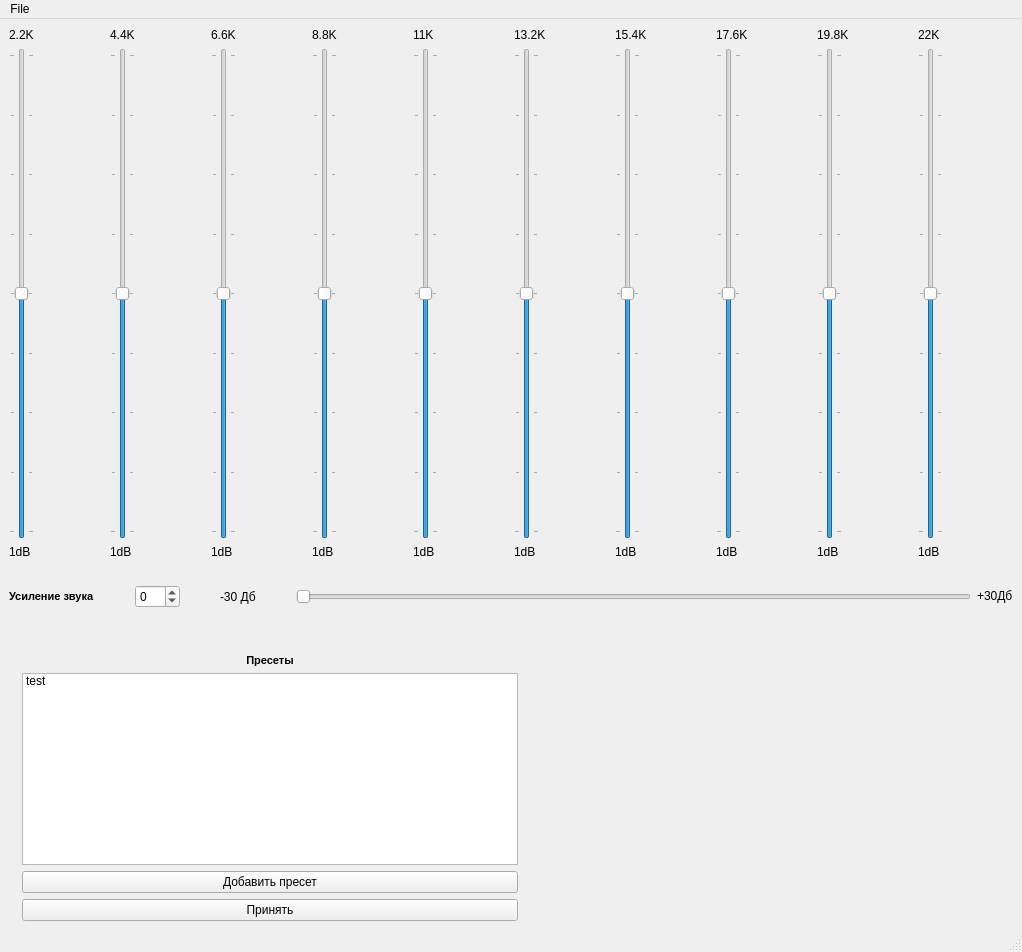
<?xml version="1.0" encoding="UTF-8"?>
<ui version="4.0">
 <class>MainWindow</class>
 <widget class="QMainWindow" name="MainWindow">
  <property name="geometry">
   <rect>
    <x>0</x>
    <y>0</y>
    <width>1022</width>
    <height>952</height>
   </rect>
  </property>
  <property name="minimumSize">
   <size>
    <width>900</width>
    <height>600</height>
   </size>
  </property>
  <property name="windowTitle">
   <string>PyLizer</string>
  </property>
  <widget class="QWidget" name="centralwidget">
   <layout class="QVBoxLayout" name="verticalLayout_16">
    <item>
     <layout class="QHBoxLayout" name="horizontalLayout_2">
      <item>
       <layout class="QVBoxLayout" name="verticalLayout">
        <item>
         <widget class="QLabel" name="label">
          <property name="text">
           <string>2.2K</string>
          </property>
         </widget>
        </item>
        <item>
         <widget class="QSlider" name="slider_1">
          <property name="maximum">
           <number>8</number>
          </property>
          <property name="pageStep">
           <number>1</number>
          </property>
          <property name="value">
           <number>4</number>
          </property>
          <property name="orientation">
           <enum>Qt::Vertical</enum>
          </property>
          <property name="tickPosition">
           <enum>QSlider::TicksBothSides</enum>
          </property>
         </widget>
        </item>
        <item>
         <widget class="QLabel" name="slider_1_label">
          <property name="text">
           <string>1dB</string>
          </property>
         </widget>
        </item>
       </layout>
      </item>
      <item>
       <layout class="QVBoxLayout" name="verticalLayout_2">
        <item>
         <widget class="QLabel" name="label_2">
          <property name="text">
           <string>4.4K</string>
          </property>
         </widget>
        </item>
        <item>
         <widget class="QSlider" name="slider_2">
          <property name="maximum">
           <number>8</number>
          </property>
          <property name="pageStep">
           <number>1</number>
          </property>
          <property name="value">
           <number>4</number>
          </property>
          <property name="orientation">
           <enum>Qt::Vertical</enum>
          </property>
          <property name="tickPosition">
           <enum>QSlider::TicksBothSides</enum>
          </property>
         </widget>
        </item>
        <item>
         <widget class="QLabel" name="slider_2_label">
          <property name="text">
           <string>1dB</string>
          </property>
         </widget>
        </item>
       </layout>
      </item>
      <item>
       <layout class="QVBoxLayout" name="verticalLayout_5">
        <item>
         <widget class="QLabel" name="label_3">
          <property name="text">
           <string>6.6K</string>
          </property>
         </widget>
        </item>
        <item>
         <widget class="QSlider" name="slider_3">
          <property name="maximum">
           <number>8</number>
          </property>
          <property name="pageStep">
           <number>1</number>
          </property>
          <property name="value">
           <number>4</number>
          </property>
          <property name="orientation">
           <enum>Qt::Vertical</enum>
          </property>
          <property name="tickPosition">
           <enum>QSlider::TicksBothSides</enum>
          </property>
         </widget>
        </item>
        <item>
         <widget class="QLabel" name="slider_3_label">
          <property name="text">
           <string>1dB</string>
          </property>
         </widget>
        </item>
       </layout>
      </item>
      <item>
       <layout class="QVBoxLayout" name="verticalLayout_6">
        <item>
         <widget class="QLabel" name="label_4">
          <property name="text">
           <string>8.8K</string>
          </property>
         </widget>
        </item>
        <item>
         <widget class="QSlider" name="slider_4">
          <property name="autoFillBackground">
           <bool>false</bool>
          </property>
          <property name="styleSheet">
           <string notr="true">color: rgb(0, 0, 0);</string>
          </property>
          <property name="maximum">
           <number>8</number>
          </property>
          <property name="pageStep">
           <number>1</number>
          </property>
          <property name="value">
           <number>4</number>
          </property>
          <property name="orientation">
           <enum>Qt::Vertical</enum>
          </property>
          <property name="tickPosition">
           <enum>QSlider::TicksBothSides</enum>
          </property>
         </widget>
        </item>
        <item>
         <widget class="QLabel" name="slider_4_label">
          <property name="text">
           <string>1dB</string>
          </property>
         </widget>
        </item>
       </layout>
      </item>
      <item>
       <layout class="QVBoxLayout" name="verticalLayout_7">
        <item>
         <widget class="QLabel" name="label_5">
          <property name="text">
           <string>11K</string>
          </property>
         </widget>
        </item>
        <item>
         <widget class="QSlider" name="slider_5">
          <property name="maximum">
           <number>8</number>
          </property>
          <property name="pageStep">
           <number>1</number>
          </property>
          <property name="value">
           <number>4</number>
          </property>
          <property name="orientation">
           <enum>Qt::Vertical</enum>
          </property>
          <property name="tickPosition">
           <enum>QSlider::TicksBothSides</enum>
          </property>
         </widget>
        </item>
        <item>
         <widget class="QLabel" name="slider_5_label">
          <property name="text">
           <string>1dB</string>
          </property>
         </widget>
        </item>
       </layout>
      </item>
      <item>
       <layout class="QVBoxLayout" name="verticalLayout_8">
        <item>
         <widget class="QLabel" name="label_6">
          <property name="text">
           <string>13.2K</string>
          </property>
         </widget>
        </item>
        <item>
         <widget class="QSlider" name="slider_6">
          <property name="maximum">
           <number>8</number>
          </property>
          <property name="pageStep">
           <number>1</number>
          </property>
          <property name="value">
           <number>4</number>
          </property>
          <property name="orientation">
           <enum>Qt::Vertical</enum>
          </property>
          <property name="tickPosition">
           <enum>QSlider::TicksBothSides</enum>
          </property>
         </widget>
        </item>
        <item>
         <widget class="QLabel" name="slider_6_label">
          <property name="text">
           <string>1dB</string>
          </property>
         </widget>
        </item>
       </layout>
      </item>
      <item>
       <layout class="QVBoxLayout" name="verticalLayout_9">
        <item>
         <widget class="QLabel" name="label_7">
          <property name="text">
           <string>15.4K</string>
          </property>
         </widget>
        </item>
        <item>
         <widget class="QSlider" name="slider_7">
          <property name="minimumSize">
           <size>
            <width>0</width>
            <height>0</height>
           </size>
          </property>
          <property name="maximum">
           <number>8</number>
          </property>
          <property name="pageStep">
           <number>1</number>
          </property>
          <property name="value">
           <number>4</number>
          </property>
          <property name="orientation">
           <enum>Qt::Vertical</enum>
          </property>
          <property name="tickPosition">
           <enum>QSlider::TicksBothSides</enum>
          </property>
         </widget>
        </item>
        <item>
         <widget class="QLabel" name="slider_7_label">
          <property name="text">
           <string>1dB</string>
          </property>
         </widget>
        </item>
       </layout>
      </item>
      <item>
       <layout class="QVBoxLayout" name="verticalLayout_10">
        <item>
         <widget class="QLabel" name="label_8">
          <property name="text">
           <string>17.6K</string>
          </property>
         </widget>
        </item>
        <item>
         <widget class="QSlider" name="slider_8">
          <property name="maximum">
           <number>8</number>
          </property>
          <property name="pageStep">
           <number>1</number>
          </property>
          <property name="value">
           <number>4</number>
          </property>
          <property name="orientation">
           <enum>Qt::Vertical</enum>
          </property>
          <property name="tickPosition">
           <enum>QSlider::TicksBothSides</enum>
          </property>
         </widget>
        </item>
        <item>
         <widget class="QLabel" name="slider_8_label">
          <property name="text">
           <string>1dB</string>
          </property>
         </widget>
        </item>
       </layout>
      </item>
      <item>
       <layout class="QVBoxLayout" name="verticalLayout_11">
        <item>
         <widget class="QLabel" name="label_9">
          <property name="text">
           <string>19.8K</string>
          </property>
         </widget>
        </item>
        <item>
         <widget class="QSlider" name="slider_9">
          <property name="maximum">
           <number>8</number>
          </property>
          <property name="pageStep">
           <number>1</number>
          </property>
          <property name="value">
           <number>4</number>
          </property>
          <property name="orientation">
           <enum>Qt::Vertical</enum>
          </property>
          <property name="tickPosition">
           <enum>QSlider::TicksBothSides</enum>
          </property>
         </widget>
        </item>
        <item>
         <widget class="QLabel" name="slider_9_label">
          <property name="text">
           <string>1dB</string>
          </property>
         </widget>
        </item>
       </layout>
      </item>
      <item>
       <layout class="QVBoxLayout" name="verticalLayout_12">
        <item>
         <widget class="QLabel" name="label_10">
          <property name="text">
           <string>22K</string>
          </property>
         </widget>
        </item>
        <item>
         <widget class="QSlider" name="slider_10">
          <property name="maximum">
           <number>8</number>
          </property>
          <property name="pageStep">
           <number>1</number>
          </property>
          <property name="value">
           <number>4</number>
          </property>
          <property name="orientation">
           <enum>Qt::Vertical</enum>
          </property>
          <property name="tickPosition">
           <enum>QSlider::TicksBothSides</enum>
          </property>
         </widget>
        </item>
        <item>
         <widget class="QLabel" name="slider_10_label">
          <property name="text">
           <string>1dB</string>
          </property>
         </widget>
        </item>
       </layout>
      </item>
     </layout>
    </item>
    <item>
     <spacer name="verticalSpacer">
      <property name="orientation">
       <enum>Qt::Vertical</enum>
      </property>
      <property name="sizeType">
       <enum>QSizePolicy::Minimum</enum>
      </property>
      <property name="sizeHint" stdset="0">
       <size>
        <width>20</width>
        <height>20</height>
       </size>
      </property>
     </spacer>
    </item>
    <item>
     <layout class="QHBoxLayout" name="horizontalLayout_5">
      <item>
       <layout class="QHBoxLayout" name="horizontalLayout_6">
        <property name="spacing">
         <number>40</number>
        </property>
        <item>
         <widget class="QLabel" name="volume_label">
          <property name="sizePolicy">
           <sizepolicy hsizetype="Minimum" vsizetype="Preferred">
            <horstretch>0</horstretch>
            <verstretch>0</verstretch>
           </sizepolicy>
          </property>
          <property name="font">
           <font>
            <pointsize>8</pointsize>
            <weight>75</weight>
            <bold>true</bold>
           </font>
          </property>
          <property name="lineWidth">
           <number>1</number>
          </property>
          <property name="text">
           <string>Усиление звука</string>
          </property>
          <property name="scaledContents">
           <bool>true</bool>
          </property>
         </widget>
        </item>
        <item>
         <widget class="QSpinBox" name="spinBox">
          <property name="minimum">
           <number>-30</number>
          </property>
          <property name="maximum">
           <number>30</number>
          </property>
         </widget>
        </item>
        <item>
         <widget class="QLabel" name="min_db_sound">
          <property name="text">
           <string>-30 Дб</string>
          </property>
          <property name="alignment">
           <set>Qt::AlignLeading|Qt::AlignLeft|Qt::AlignVCenter</set>
          </property>
         </widget>
        </item>
        <item>
         <widget class="QSlider" name="volume_slider">
          <property name="sizePolicy">
           <sizepolicy hsizetype="Expanding" vsizetype="Fixed">
            <horstretch>0</horstretch>
            <verstretch>0</verstretch>
           </sizepolicy>
          </property>
          <property name="orientation">
           <enum>Qt::Horizontal</enum>
          </property>
          <property name="tickPosition">
           <enum>QSlider::NoTicks</enum>
          </property>
         </widget>
        </item>
       </layout>
      </item>
      <item>
       <widget class="QLabel" name="max_db_sound">
        <property name="sizePolicy">
         <sizepolicy hsizetype="Fixed" vsizetype="Fixed">
          <horstretch>0</horstretch>
          <verstretch>0</verstretch>
         </sizepolicy>
        </property>
        <property name="text">
         <string>+30Дб</string>
        </property>
       </widget>
      </item>
     </layout>
    </item>
    <item>
     <spacer name="verticalSpacer_3">
      <property name="orientation">
       <enum>Qt::Vertical</enum>
      </property>
      <property name="sizeType">
       <enum>QSizePolicy::Minimum</enum>
      </property>
      <property name="sizeHint" stdset="0">
       <size>
        <width>20</width>
        <height>40</height>
       </size>
      </property>
     </spacer>
    </item>
    <item>
     <layout class="QHBoxLayout" name="horizontalLayout_3">
      <item>
       <widget class="QLabel" name="label_11">
        <property name="text">
         <string/>
        </property>
       </widget>
      </item>
      <item>
       <layout class="QVBoxLayout" name="verticalLayout_13">
        <item>
         <layout class="QVBoxLayout" name="verticalLayout_3">
          <item>
           <layout class="QHBoxLayout" name="horizontalLayout_4">
            <item>
             <widget class="QLabel" name="presetbox_label">
              <property name="font">
               <font>
                <pointsize>8</pointsize>
                <weight>75</weight>
                <bold>true</bold>
               </font>
              </property>
              <property name="text">
               <string>Пресеты</string>
              </property>
              <property name="alignment">
               <set>Qt::AlignCenter</set>
              </property>
             </widget>
            </item>
           </layout>
          </item>
          <item>
           <layout class="QVBoxLayout" name="verticalLayout_4">
            <item>
             <widget class="QListWidget" name="presets_list">
              <property name="sizePolicy">
               <sizepolicy hsizetype="Expanding" vsizetype="Preferred">
                <horstretch>0</horstretch>
                <verstretch>0</verstretch>
               </sizepolicy>
              </property>
              <property name="minimumSize">
               <size>
                <width>100</width>
                <height>100</height>
               </size>
              </property>
              <property name="autoFillBackground">
               <bool>true</bool>
              </property>
              <property name="styleSheet">
               <string notr="true">background-image: url(:/newPrefix/x182.jpg.pagespeed.ic.3t0nB9RsUt.jpg);</string>
              </property>
              <item>
               <property name="text">
                <string>test</string>
               </property>
              </item>
             </widget>
            </item>
            <item>
             <widget class="QPushButton" name="pushButton">
              <property name="text">
               <string>Добавить пресет</string>
              </property>
             </widget>
            </item>
            <item>
             <widget class="QPushButton" name="accept_button">
              <property name="text">
               <string>Принять</string>
              </property>
             </widget>
            </item>
           </layout>
          </item>
         </layout>
        </item>
       </layout>
      </item>
      <item>
       <spacer name="horizontalSpacer">
        <property name="orientation">
         <enum>Qt::Horizontal</enum>
        </property>
        <property name="sizeHint" stdset="0">
         <size>
          <width>40</width>
          <height>20</height>
         </size>
        </property>
       </spacer>
      </item>
     </layout>
    </item>
   </layout>
  </widget>
  <widget class="QMenuBar" name="menubar">
   <property name="geometry">
    <rect>
     <x>0</x>
     <y>0</y>
     <width>1022</width>
     <height>18</height>
    </rect>
   </property>
   <widget class="QMenu" name="menuFile">
    <property name="title">
     <string>File</string>
    </property>
    <addaction name="actionNew"/>
    <addaction name="actionOpen"/>
    <addaction name="actionSave"/>
    <addaction name="actionExit"/>
   </widget>
   <addaction name="menuFile"/>
  </widget>
  <widget class="QStatusBar" name="statusbar"/>
  <action name="actionNew">
   <property name="text">
    <string>New</string>
   </property>
   <property name="shortcut">
    <string>Ctrl+N</string>
   </property>
  </action>
  <action name="actionExit">
   <property name="text">
    <string>Exit</string>
   </property>
   <property name="shortcut">
    <string>Ctrl+Q</string>
   </property>
  </action>
  <action name="actionOpen">
   <property name="text">
    <string>Open</string>
   </property>
   <property name="shortcut">
    <string>Ctrl+O</string>
   </property>
  </action>
  <action name="actionSave">
   <property name="text">
    <string>Save</string>
   </property>
   <property name="shortcut">
    <string>Ctrl+S</string>
   </property>
  </action>
 </widget>
 <resources>
  <include location="test.qrc"/>
 </resources>
 <connections/>
</ui>
